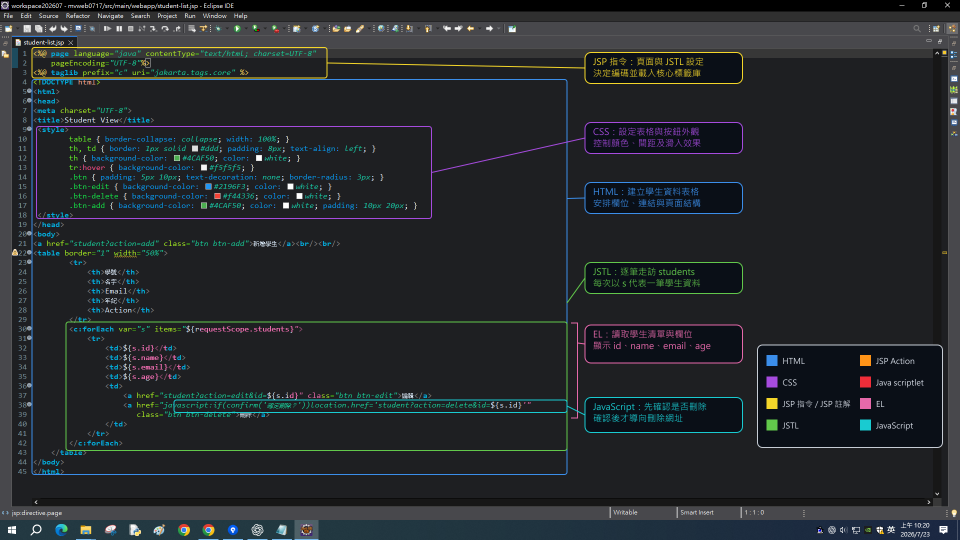
#> input picture 學習筆記JavaWeb/picture/90_內部作業資料_不用看/QA歷程/WITHDRAWN_0717_方案A_邊界錯位.png, 1920 x 1080 px (shown at 1/2 size)
$ python make_sample03_recolor.py 'WITHDRAWN_0717_方案A_邊界錯位.png' 'WITHDRAWN_0717_方案B_邊界錯位.png' out.png out.png
#> lines starting #> are read from the running program, lines starting #| are printed output that depends on the picture
from __future__ import annotations

import json
import re
import sys
from pathlib import Path

from PIL import Image, ImageDraw, ImageFont


SOURCE = Path(sys.argv[1])
JSP = Path(sys.argv[2])
OUTPUT = Path(sys.argv[3])
QA_OUTPUT = Path(sys.argv[4])

CROP = (0, 325, 1872, 690)
FIRST_LINE = 76
LINE_TOP = 8
LINE_HEIGHT = 19
CELL_X = 75
CELL_WIDTH = 9
BG = (30, 31, 34)

COLORS = {
    "HTML": (47, 134, 255),
    "CSS": (166, 75, 222),
    "JSP 指令／註解": (255, 203, 0),
    "JSP Action": (255, 152, 0),
    "Java scriptlet": (255, 45, 85),
    "EL": (211, 72, 139),
    "JSTL": (80, 205, 58),
}


def ink(pixel: tuple[int, int, int]) -> bool:
    return max(abs(pixel[i] - BG[i]) for i in range(3)) >= 12


def line_y(line_no: int) -> int:
    return LINE_TOP + (line_no - FIRST_LINE) * LINE_HEIGHT


def line_ink_bbox(image: Image.Image, start: int, end: int) -> tuple[int, int, int, int]:
    pix = image.load()
    xs: list[int] = []
    ys: list[int] = []
    for line_no in range(start, end + 1):
        top = max(0, line_y(line_no))
        bottom = min(image.height, top + 17)
        for y in range(top, bottom):
            for x in range(CELL_X, 820):
                if ink(pix[x, y]):
                    xs.append(x)
                    ys.append(y)
    if not xs:
        raise RuntimeError(f"No code pixels found for lines {start}-{end}")
    return min(xs), min(ys), max(xs), max(ys)


def padded(box: tuple[int, int, int, int], px: int, py: int) -> tuple[int, int, int, int]:
    x1, y1, x2, y2 = box
    return x1 - px, y1 - py, x2 + px, y2 + py


def load_font(size: int) -> ImageFont.FreeTypeFont:
    return ImageFont.truetype(r"C:\Windows\Fonts\msjh.ttc", size=size)


source_full = Image.open(SOURCE).convert("RGB")
base = source_full.crop(CROP)
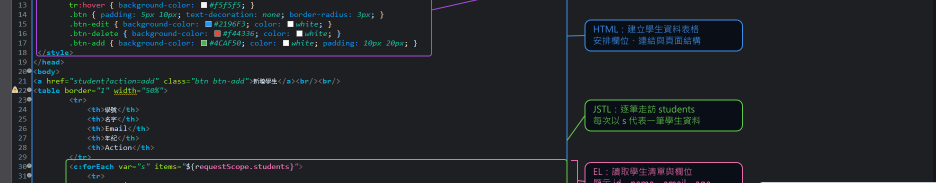
#> base: PIL image 1872x365 RGB (shown at 1/2 size); mean R, G, B 32.1, 36, 39.6
original = base.copy()
#> (the run stopped early here; a loop or call above may not have finished)

$ run again, on 學習筆記JavaWeb/picture/90_內部作業資料_不用看/QA歷程/bean-list_p1_sop1-4_r01.png
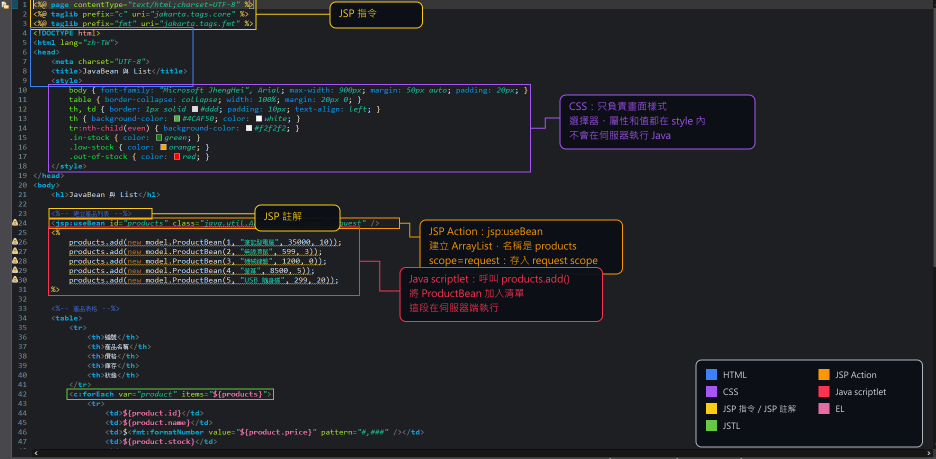
#> input picture 學習筆記JavaWeb/picture/90_內部作業資料_不用看/QA歷程/bean-list_p1_sop1-4_r01.png, 1872 x 918 px (shown at 1/2 size)
#> `base = source_full.crop(CROP)`:
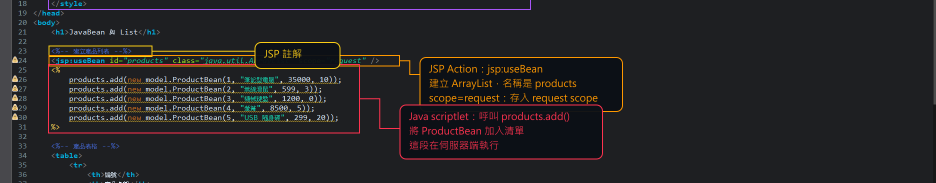
#> base: PIL image 1872x365 RGB (shown at 1/2 size); mean R, G, B 37.3, 35.6, 36.9
